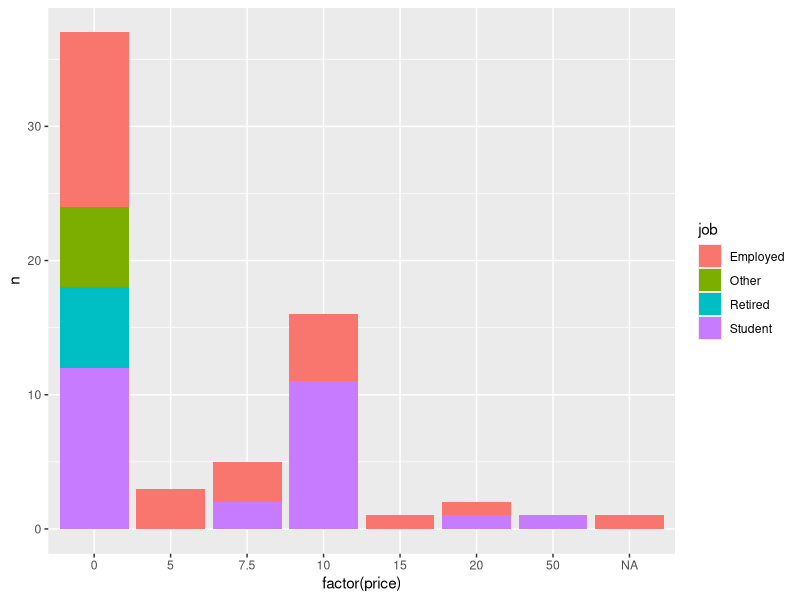

Write R code to recreate this figure. (Note: this script raises an error after producing the figure.)
## ---- chunk 1
#| child: "../setup.Rmd"
## ---- chunk 2
library(tidyverse)
library(knitr)
## ---- chunk 3

waste_data_lord1 <- read_csv(
  here::here("slides/pt2-d13-data-wrangling-tidyr/data/waste-characterisation-lord-of-the-bins-sheet1.csv"))

waste_data_lord2 <- read_csv(
  here::here("slides/pt2-d13-data-wrangling-tidyr/data/waste-characterisation-lord-of-the-bins-sheet2.csv"))

survey_data <- read_csv(here::here("slides/pt2-d13-data-wrangling-tidyr/data/survey-data-partners-in-grime.csv")) %>% 
  mutate(id = seq(1:n()))

survey_data_small <- survey_data %>% 
  select(id, job, price_glass)

survey_data_tidy <- survey_data %>% 
  select(id, job, residence_situation, starts_with("price")) %>% 
  pivot_longer(cols = starts_with("price"),
               names_to = "waste_category",
               values_to = "price") %>% 
  mutate(waste_category = str_remove(waste_category, pattern = "price_")) %>% 
  mutate(price_new = case_when(
    price == "5 to 10" ~ "7.5",
    price == "05-Oct" ~ "7.5",
    str_detect(price, pattern = "20") == TRUE ~ "20",
    str_detect(price, pattern = "See comment") == TRUE ~ NA_character_,
    TRUE ~ price
  )) %>% 
  mutate(price = as.numeric(price_new)) %>% 
  select(-price_new)

survey_data_tidy %>% 
  count(job, residence_situation, waste_category, price) %>% 
  ggplot(aes(x = factor(price), y = n, fill = job)) +
  geom_col()

## ---- chunk 4
#| eval: true

waste_data <- bind_rows(waste_data_lord1, waste_data_lord2) 

waste_data_untidy <- waste_data %>% 
  filter(!is.na(objid)) %>% 
  rename(non_recyclable_Kg = `non_recyclables_ Kg`,
         recyclable_Kg = recyclables_Kg) %>%
  relocate(c(recyclable_Kg, non_recyclable_Kg), .before = weight_total_kg) %>% 
  select(objid, location, pet_Kg:weight_total_kg) %>% 
  mutate(objid = factor(objid)) %>%
  rename_with(~str_remove(.x, "_Kg|_kg")) %>% 
  rename_with(~str_remove(.x, "_content")) %>% 
  rename(total = weight_total)


waste_category_levels <- c("glass", "metal_alu", "paper", "pet", "other")

waste_data_tidy <- waste_data_untidy %>% 
  select(objid:paper, non_recyclable) %>% 
  rename(other = non_recyclable) %>% 
  mutate(objid = factor(objid)) %>%
  pivot_longer(cols = pet:other,
               names_to = "waste_category",
               values_to = "weight") %>% 
  mutate(waste_category = factor(waste_category, levels = waste_category_levels)) %>% 
  mutate(type = case_when(
    waste_category == "other" ~ "non_recyclable",
    TRUE ~ "recyclable")) %>% 
  relocate(type, .before = weight) %>% 
  group_by(objid) %>% 
  mutate(percent = weight / sum(weight) * 100)

## ---- chunk 5

## ---- chunk 6
#| echo: true
survey_data_small
## ---- chunk 7
#| echo: true
survey_data_small %>% 
  summarise(mean_price_glass = mean(price_glass))

## ---- chunk 8
#| echo: true
survey_data_small %>% 
  summarise(mean_price_glass = mean(price_glass, na.rm = TRUE))
## ---- chunk 9
#| echo: true
glimpse(survey_data_small)
## ---- chunk 10
#| echo: false
#| eval: true
survey_data_small %>% 
  mutate(price_glass_new = case_when(
    price_glass == "5 to 10" ~ "7.5",
    price_glass == "05-Oct" ~ "7.5",
    str_detect(price_glass, pattern = "20") == TRUE ~ "20",
    str_detect(price_glass, pattern = "See comment") == TRUE ~ NA_character_,
    TRUE ~ price_glass
  )) %>% 
  relocate(price_glass_new, .after = job) %>% 
  print(n = 22)
## ---- chunk 11
#| echo: true
#| eval: true
#| code-line-numbers: "9"

survey_data_small %>% 
  mutate(price_glass_new = case_when(
    price_glass == "5 to 10" ~ "7.5",
    price_glass == "05-Oct" ~ "7.5",
    str_detect(price_glass, pattern = "20") == TRUE ~ "20",
    str_detect(price_glass, pattern = "See comment") == TRUE ~ NA_character_,
    TRUE ~ price_glass
  )) %>% 
  summarise(mean_price_glass = mean(price_glass_new, na.rm = TRUE))
  
## ---- chunk 12
#| echo: true
#| eval: true
#| code-line-numbers: "9|10"

survey_data_small %>% 
  mutate(price_glass_new = case_when(
    price_glass == "5 to 10" ~ "7.5",
    price_glass == "05-Oct" ~ "7.5",
    str_detect(price_glass, pattern = "20") == TRUE ~ "20",
    str_detect(price_glass, pattern = "See comment") == TRUE ~ NA_character_,
    TRUE ~ price_glass
  )) %>% 
  mutate(price_glass_new = as.numeric(price_glass_new)) %>% 
  summarise(mean_price_glass = mean(price_glass_new, na.rm = TRUE))
  
## ---- chunk 13

countdown(
  minutes = 15, seconds = 0,
  left = 0, right = 0,
  padding = "10px", margin = "5%",
  font_size = "2em"
)

## ---- chunk 14
knitr::include_graphics("img/tidyr-part-of-tidyverse.png")
## ---- chunk 15
knitr::include_graphics("img/tidyr-longer-wider.gif")
## ---- chunk 16

waste_data_untidy %>% 
  knitr::kable(digits = 2)

## ---- chunk 17

ggplot(data = waste_data_untidy,
       mapping = aes(x = objid, y = total, fill = location)) +
  geom_col() 

## ---- chunk 18

ggplot(data = waste_data_tidy,
       mapping = aes(x = objid, y = weight, fill = waste_category)) +
  geom_col() 

## ---- chunk 19

waste_data_tidy %>% 
  select(-percent, -type) %>% 
  knitr::kable(digits = 2)

## ---- chunk 20
waste_data_untidy %>% 
  knitr::kable(digits = 2)
## ---- chunk 21

waste_data_tidy %>% 
  ggplot(aes(x = objid, y = percent, fill = type)) +
  geom_col() 

## ---- chunk 22

waste_data_tidy %>% 
  knitr::kable(digits = 2)

## ---- chunk 23
#| echo: false
waste_data_untidy %>% 
  knitr::kable(digits = 2)
## ---- chunk 24
#| echo: false
waste_data_untidy %>% 
  select(objid:paper, non_recyclable) %>% 
  knitr::kable(digits = 2)

## ---- chunk 25
#| echo: false
waste_data_untidy %>% 
  select(objid:paper, non_recyclable) %>% 
  rename(other = non_recyclable) %>% 
  knitr::kable(digits = 2)

## ---- chunk 26
#| echo: false
waste_category_levels <- c("glass", "metal_alu", "paper", "pet", "other")

waste_data_untidy %>% 
  select(objid:paper, non_recyclable) %>% 
  rename(other = non_recyclable) %>% 
  pivot_longer(cols = pet:other,
               names_to = "waste_category",
               values_to = "weight") %>% 
  mutate(waste_category = factor(waste_category, levels = waste_category_levels)) %>% 
  knitr::kable(digits = 2)

## ---- chunk 27
#| echo: false
waste_category_levels <- c("glass", "metal_alu", "paper", "pet", "other")

waste_data_untidy %>% 
  select(objid:paper, non_recyclable) %>% 
  rename(other = non_recyclable) %>% 
  pivot_longer(cols = pet:other,
               names_to = "waste_category",
               values_to = "weight") %>% 
  mutate(waste_category = factor(waste_category, levels = waste_category_levels)) %>%
  mutate(type = case_when(
    waste_category == "other" ~ "non_recyclable",
    TRUE ~ "recyclable")) %>% 
  relocate(type, .before = weight) %>% 
  knitr::kable(digits = 2)
## ---- chunk 28
#| echo: false
waste_category_levels <- c("glass", "metal_alu", "paper", "pet", "other")

waste_data_untidy %>% 
  select(objid:paper, non_recyclable) %>% 
  rename(other = non_recyclable) %>% 
  pivot_longer(cols = pet:other,
               names_to = "waste_category",
               values_to = "weight") %>% 
  mutate(waste_category = factor(waste_category, levels = waste_category_levels)) %>% 
  mutate(type = case_when(
    waste_category == "other" ~ "non_recyclable",
    TRUE ~ "recyclable")) %>% 
  relocate(type, .before = weight) %>% 
  group_by(objid) %>% 
  mutate(percent = weight / sum(weight) * 100) %>% 
  knitr::kable(digits = 2)

## ---- chunk 29

countdown(
  minutes = 10, seconds = 0,
  left = 0, right = 0,
  padding = "10px", margin = "5%",
  font_size = "2em"
)

